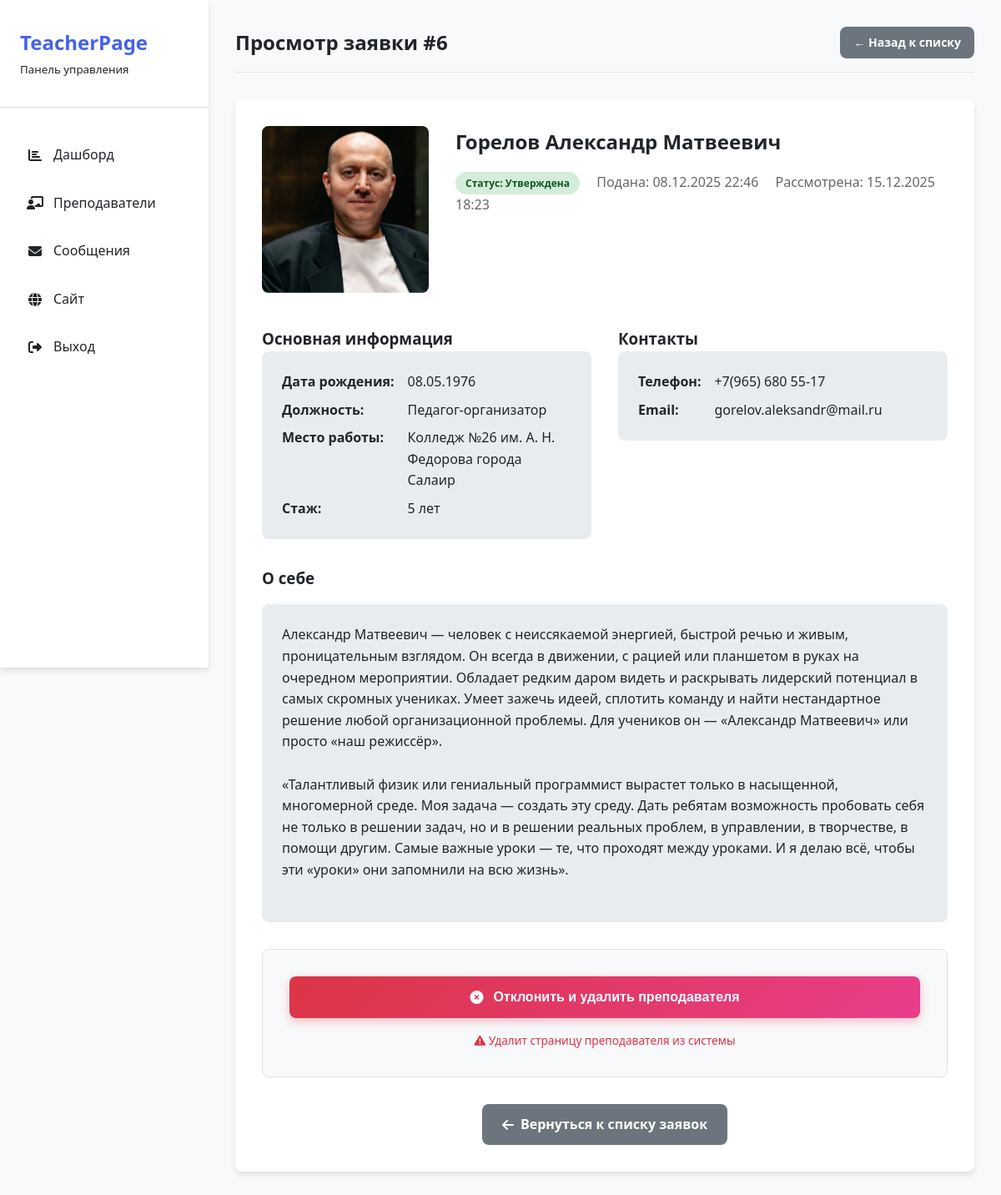
The page /admin/submission_view.php?id=6 (signed in) on the database its author committed.
### tables this page shows
CREATE TABLE `submissions` (
  `id` int(11) NOT NULL,
  `fio` varchar(255) DEFAULT NULL,
  `birth_date` date DEFAULT NULL,
  `photo_path` varchar(512) DEFAULT NULL,
  `position` varchar(255) DEFAULT NULL,
  `organization` varchar(255) DEFAULT NULL,
  `work_experience_years` int(11) DEFAULT NULL,
  `phone` varchar(100) DEFAULT NULL,
  `email` varchar(255) DEFAULT NULL,
  `personal_site` varchar(512) DEFAULT NULL,
  `about` text DEFAULT NULL,
  `social_links` longtext DEFAULT NULL CHECK (json_valid(`social_links`)),
  `status` enum('PENDING','APPROVED','REJECTED') DEFAULT 'PENDING',
  `admin_comment` text DEFAULT NULL,
  `created_at` timestamp NOT NULL DEFAULT current_timestamp(),
  `reviewed_at` timestamp NULL DEFAULT NULL
);

### inc/functions.php (called while the page is built, shortened)
<?php
function e($s) {
    return htmlspecialchars($s ?? '', ENT_QUOTES | ENT_SUBSTITUTE, 'UTF-8');
}

### admin/submission_view.php (the view, shortened to what this page needs)
<?php
require_once __DIR__.'/_auth.php';
$id = intval($_GET['id'] ?? 0);
$stmt = $pdo->prepare("SELECT * FROM submissions WHERE id = :id");
$stmt->execute([':id'=>$id]);
$s = $stmt->fetch();
?>
<!DOCTYPE html>
<html lang="ru">
<head>
    <link rel="stylesheet" href="../css/style.css">
    <link rel="stylesheet" href="../css/admin.css">
    <link rel="stylesheet" href="https://cdnjs.cloudflare.com/ajax/libs/font-awesome/6.4.0/css/all.min.css">
</head>
<body class="admin-body">
    <?php require_once 'menu.php'; ?>
    <div class="admin-main">
        <div class="admin-header">
            <h1 class="admin-welcome">Просмотр заявки #<?= e($s['id']) ?></h1>
            <div>
                <a href="dashboard.php" class="btn btn-secondary btn-sm">← Назад к списку</a>
            </div>
        </div>
        <div class="card">
            <div style="display: grid; grid-template-columns: auto 1fr; gap: 2rem; align-items: start;">
                <?php if ($s['photo_path']): ?>
                <div>
                    <img src="../<?= e($s['photo_path']) ?>" alt="<?= e($s['fio']) ?>"
                         style="width: 200px; height: 200px; object-fit: cover; border-radius: var(--radius);">
                </div>
                <?php endif; ?>
                <div>
                    <h2><?= e($s['fio']) ?></h2>
                    <div style="margin: 1rem 0;">
                        <?php
                        $statusText = [
                            'PENDING' => 'Ожидает модерации',
                            'APPROVED' => 'Утверждена',
                            'REJECTED' => 'Отклонена'
                        ];
                        ?>
                        <span class="badge <?= $s['status'] == 'PENDING' ? 'badge-warning' : ($s['status'] == 'APPROVED' ? 'badge-success' : 'badge-danger') ?>">
                            Статус: <?= e($statusText[$s['status']] ?? $s['status']) ?>
                        </span>
                        <span style="color: #666; margin-left: 1rem;">
                            Подана: <?= e(date('d.m.Y H:i', strtotime($s['created_at']))) ?>
                        </span>
                        <?php if ($s['reviewed_at']): ?>
                        <span style="color: #666; margin-left: 1rem;">
                            Рассмотрена: <?= e(date('d.m.Y H:i', strtotime($s['reviewed_at']))) ?>
                        </span>
                        <?php endif; ?>
                    </div>
                </div>
            </div>
            <div style="display: grid; grid-template-columns: 1fr 1fr; gap: 2rem; margin: 2rem 0;">
                <div>
                    <h3>Основная информация</h3>
                    <div style="background: var(--gray-light); padding: 1.5rem; border-radius: var(--radius);">
                        <div style="display: grid; grid-template-columns: auto 1fr; gap: 0.5rem 1rem;">
                            <?php if ($s['birth_date']): ?>
                            <strong>Дата рождения:</strong>
                            <div><?= e(date('d.m.Y', strtotime($s['birth_date']))) ?></div>
                            <?php endif; ?>
                            <?php if ($s['position']): ?>
                            <strong>Должность:</strong>
                            <div><?= e($s['position']) ?></div>
                            <?php endif; ?>
                            <?php if ($s['organization']): ?>
                            <strong>Место работы:</strong>
                            <div><?= e($s['organization']) ?></div>
                            <?php endif; ?>
                            <?php if ($s['work_experience_years']): ?>
                            <strong>Стаж:</strong>
                            <div><?= e($s['work_experience_years']) ?> лет</div>
                            <?php endif; ?>
                        </div>
                    </div>
                </div>
                <div>
                    <h3>Контакты</h3>
                    <div style="background: var(--gray-light); padding: 1.5rem; border-radius: var(--radius);">
                        <div style="display: grid; grid-template-columns: auto 1fr; gap: 0.5rem 1rem;">
                            <?php if ($s['phone']): ?>
                            <strong>Телефон:</strong>
                            <div><?= e($s['phone']) ?></div>
                            <?php endif; ?>
                            <?php if ($s['email']): ?>
                            <strong>Email:</strong>
                            <div><?= e($s['email']) ?></div>
                            <?php endif; ?>
                        </div>
                    </div>
                </div>
            </div>
            <?php if ($s['about']): ?>
            <div style="margin: 2rem 0;">
                <h3>О себе</h3>
                <div style="background: var(--gray-light); padding: 1.5rem; border-radius: var(--radius); margin-top: 1rem;">
                    <?= nl2br(e($s['about'])) ?>
                </div>
            </div>
            <?php endif; ?>
            <div class="submission-actions">
                <?php if ($s['status'] !== 'REJECTED'): ?>
                <form action="reject.php" method="post" class="submission-action-group">
                    <button type="submit" class="btn btn-danger">
                        <i class="fas fa-times-circle"></i>
                        <span><?= $s['status'] === 'APPROVED' ? 'Отклонить и удалить преподавателя' : 'Отклонить заявку' ?></span>
                    </button>
                    <?php if ($s['status'] === 'APPROVED'): ?>
                    <small style="color: #dc3545; text-align: center; font-size: 0.85rem;">
                        <i class="fas fa-exclamation-triangle"></i>
                        Удалит страницу преподавателя из системы
                    </small>
                    <?php endif; ?>
                </form>
                <?php endif; ?>
            </div>
            <div style="text-align: center; margin-top: 2rem;">
                <a href="dashboard.php" class="btn btn-secondary">
                    <i class="fas fa-arrow-left"></i>
                    <span>Вернуться к списку заявок</span>
                </a>
            </div>
        </div>
    </div>
</body>
</html>

### admin/menu.php (shortened to what this page needs)
<?php
$current_page = basename($_SERVER['PHP_SELF']);
?>
<div class="admin-sidebar">
    <div class="admin-logo">
        <h1>TeacherPage</h1>
        <small>Панель управления</small>
    </div>
    <ul class="admin-nav">
        <li><a href="dashboard.php" class="<?= $current_page === 'dashboard.php' ? 'active' : '' ?>"><i class="fas fa-chart-bar"></i> Дашборд</a></li>
        <li><a href="teachers.php" class="<?= $current_page === 'teachers.php' ? 'active' : '' ?>"><i class="fas fa-chalkboard-teacher"></i> Преподаватели</a></li>
        <li><a href="contacts.php" class="<?= $current_page === 'contacts.php' ? 'active' : '' ?>"><i class="fas fa-envelope"></i> Сообщения</a></li>
        <li><a href="../index.php" target="_blank"><i class="fas fa-globe"></i> Сайт</a></li>
        <li><a href="logout.php"><i class="fas fa-sign-out-alt"></i> Выход</a></li>
    </ul>
</div>

### css/style.css (style rules this page uses)
:root { --primary: #4361ee; --primary-dark: #3a56d4; --secondary: #7209b7; --success: #4cc9f0; --danger: #f72585; --warning: #f8961e; --info: #4895ef; --light: #f8f9fa; --dark: #212529; --gray: #6c757d; --gray-light: #e9ecef; --border: #dee2e6; --shadow: 0 4px 6px rgba(0, 0, 0, 0.1); --radius: 8px; }
* { margin: 0; padding: 0; box-sizing: border-box; }
body { font-family: 'Segoe UI', Tahoma, Geneva, Verdana, sans-serif; line-height: 1.6; color: var(--dark); background: #f5f7fa; }
.card { background: white; border-radius: var(--radius); box-shadow: var(--shadow); padding: 2rem; margin-bottom: 2rem; }
.btn { display: inline-flex; align-items: center; gap: 0.5rem; padding: 0.75rem 1.5rem; border: none; border-radius: var(--radius); font-size: 1rem; font-weight: 600; text-decoration: none; cursor: pointer; transition: all 0.3s; }
.btn-secondary { background: var(--gray); color: white; }
.btn-danger { background: var(--danger); color: white; }
.btn-sm { padding: 0.5rem 1rem; font-size: 0.875rem; }

### css/admin.css (style rules this page uses)
.admin-body { background: #f8f9fa; min-height: 100vh; }
.admin-sidebar { width: 250px; background: white; box-shadow: var(--shadow); padding: 2rem 0; position: fixed; height: 100vh; overflow-y: auto; }
.admin-logo { padding: 0 1.5rem 2rem; border-bottom: 1px solid var(--border); margin-bottom: 2rem; }
.admin-logo h1 { color: var(--primary); font-size: 1.5rem; }
.admin-nav { list-style: none; padding: 0 1rem; }
.admin-nav li { margin-bottom: 0.5rem; }
.admin-nav a { display: flex; align-items: center; gap: 0.75rem; padding: 0.75rem 1rem; text-decoration: none; color: var(--dark); border-radius: var(--radius); transition: all 0.3s; }
.admin-nav i { width: 20px; text-align: center; }
.admin-main { flex: 1; margin-left: 250px; padding: 2rem; }
.admin-header { display: flex; justify-content: space-between; align-items: center; margin-bottom: 2rem; padding-bottom: 1rem; border-bottom: 1px solid var(--border); }
.admin-welcome { font-size: 1.5rem; font-weight: 600; }
.badge { display: inline-block; padding: 0.25rem 0.75rem; border-radius: 20px; font-size: 0.75rem; font-weight: 600; }
.badge-success { background: #d4edda; color: #155724; }
.submission-actions { display: flex; gap: 1.5rem; margin: 2rem 0; padding: 2rem; background: #f8f9fa; border-radius: var(--radius); border: 1px solid var(--border); }
.submission-action-group { flex: 1; display: flex; flex-direction: column; gap: 1rem; }
.submission-action-group .btn { padding: 1rem 1.5rem; font-size: 1rem; font-weight: 600; border-radius: var(--radius); transition: all 0.3s ease; display: flex; align-items: center; justify-content: center; gap: 0.75rem; text-align: center; }
.submission-action-group .btn-danger { background: linear-gradient(135deg, #dc3545 0%, #e83e8c 100%); border: none; color: white; box-shadow: 0 4px 12px rgba(220, 53, 69, 0.3); }

### rows shown on the page
submissions: id "6", photo_path (picture), fio "Горелов Александр Матвеевич", status "Утверждена", created_at "08.12.2025 22:46", reviewed_at "15.12.2025 18:23", birth_date "08.05.1976", position "Педагог-организатор", organization "Колледж №26 им. А. Н. Федорова города Салаир", work_experience_years "5", phone "+7(965) 680 55-17", email "gorelov.aleksandr@mail.ru", about "Александр Матвеевич — человек с неиссякаемой энергией, быстрой речью и живым, проницательным взглядом. Он всегда в движении, с рацией или планшетом в руках на очередном мероприятии. Обладает редким даром видеть и раскрывать лидерский потенциал в самых скромных учениках. Умеет зажечь идеей, сплотить команду и найти нестандартное решение любой организационной проблемы. Для учеников он — «Александр Матвеевич» или просто «наш режиссёр». «Талантливый физик или гениальный программист вырастет только в насыщенной, многомерной среде. Моя задача — создать эту среду. Дать ребятам возможность пробовать себя не только в решении задач, но и в решении реальных проблем, в управлении, в творчестве, в…"
